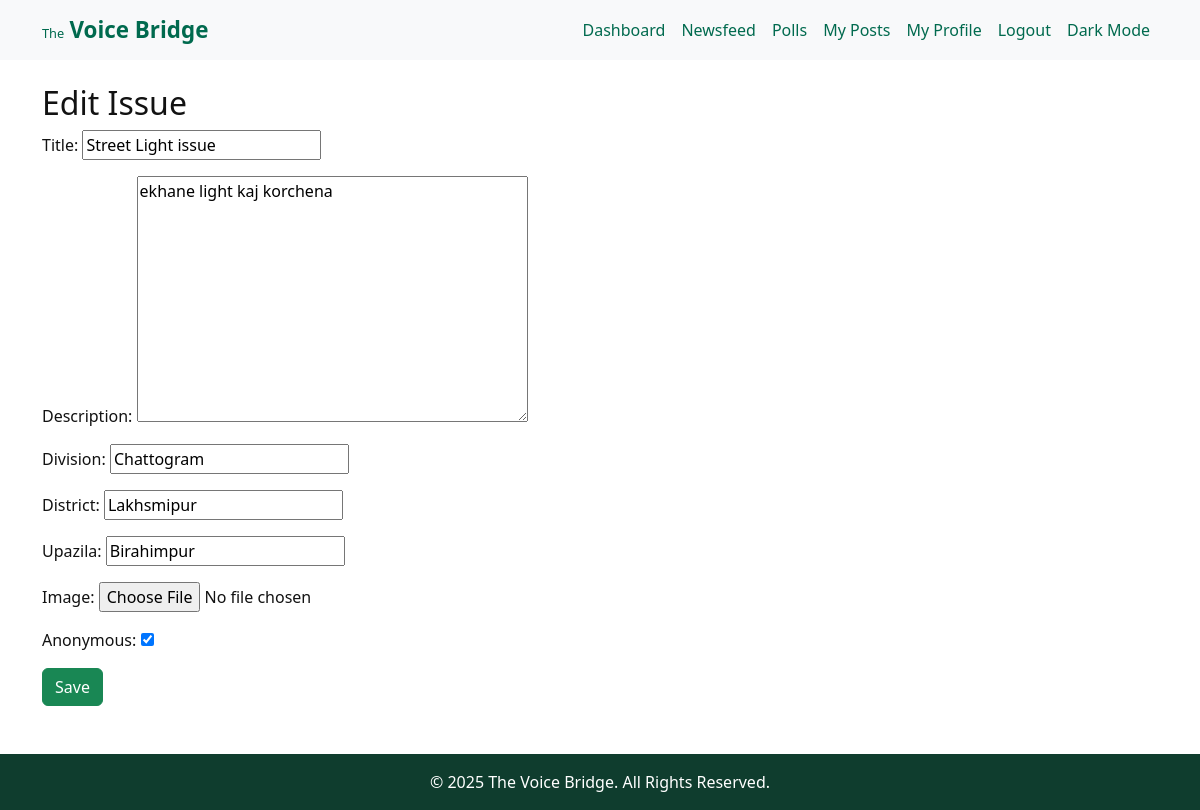
Page /edit/11/ (signed in) on the committed database.
### issues/models.py (models this page shows, shortened)
class Issue(models.Model):
    user = models.ForeignKey(CustomUser, on_delete=models.SET_NULL, null=True, blank=True)
    title = models.CharField(max_length=200)
    description = models.TextField()
    image = models.ImageField(upload_to='issue_images/', blank=True, null=True)
    division = models.CharField(max_length=100)
    district = models.CharField(max_length=100)
    upazila = models.CharField(max_length=100)
    created_at = models.DateTimeField(auto_now_add=True)
    anonymous = models.BooleanField(default=False)
    status = models.CharField(max_length=20, choices=STATUS_CHOICES, default='Pending')

### issues/views.py (the view)
# urls.py: path('edit/<int:issue_id>/', views.edit_issue, name='edit_issue'),
@login_required
def edit_issue(request, issue_id):
    issue = get_object_or_404(Issue, id=issue_id)
    if not request.user.is_govt:
        return redirect('issue_list')
    if request.method == 'POST':
        form = IssueForm(request.POST, request.FILES, instance=issue)
        if form.is_valid():
            form.save()
            messages.success(request, "Issue updated.")
            return redirect('issue_list')
    else:
        form = IssueForm(instance=issue)
    return render(request, 'issues/edit_issue.html', {'form': form})

### issues/forms.py
class IssueForm(forms.ModelForm):
    class Meta:
        model = Issue
        fields = ['title', 'description', 'division', 'district', 'upazila', 'image', 'anonymous']

### issues/templates/issues/edit_issue.html (shortened to what this page needs)
{% extends 'base.html' %}
{% block content %}
<h2>Edit Issue</h2>
<form method="post" enctype="multipart/form-data">
  {{ form.as_p }}
  <button type="submit" class="btn btn-success">Save</button>
</form>
{% endblock %}

### templates/base.html (style rules this page uses)
:root { --bg-color: #ffffff; --text-color: #121212; --nav-bg: #f8f9fa; --nav-text: #006A4E; --footer-bg: #0F3D2E; --footer-text: #ffffff; }
html, body { height: 100%; margin: 0; background-color: var(--bg-color); color: var(--text-color); }
body { display: flex; flex-direction: column; }

### rows in the picture
Issue: title "Street Light issue", description "ekhane light kaj korchena", division "Chattogram", district "Lakhsmipur", upazila "Birahimpur", anonymous "☑"
